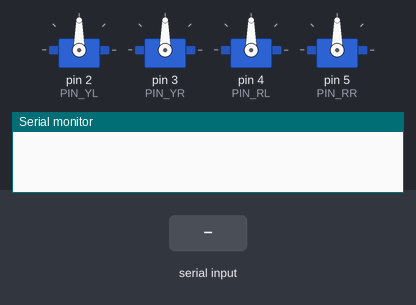
The sketch below on a simulated Arduino Nano, built with avr-gcc and run on an emulated ATmega328P. Parts: 4 × servo, the last lines printed to the serial monitor. Inputs (shaded band) come from the test bench.

Above: at 1.7 s.
1.8 s: "7\n" received over the second serial link
At 2.29 s:
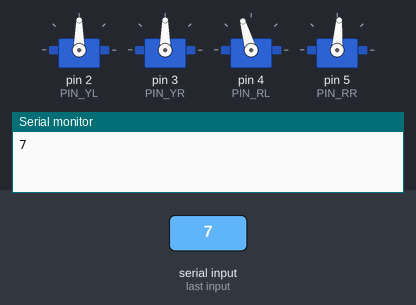
4.2 s: "1\n" received over the second serial link
At 5.3 s:
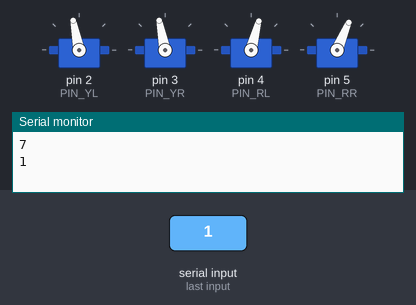
7.2 s: "2\n" received over the second serial link
At 9.2 s:
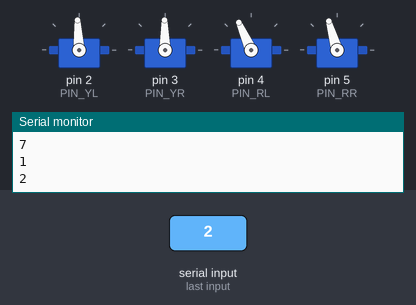
16.2 s: "3\n" received over the second serial link
At 16.7 s:
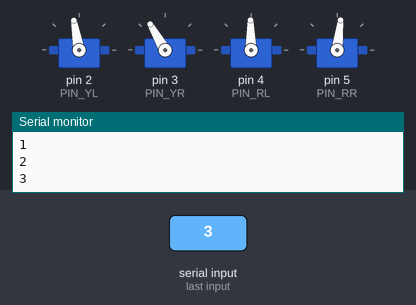
22.2 s: "4\n" received over the second serial link
25.2 s: "5\n" received over the second serial link
Timing chart, 0 to 29.2 s (numbered marks = the images above; inputs shaded):
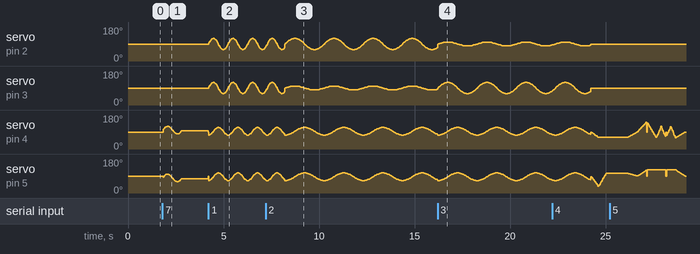

The sketch:

otto-2-ble.ino
```cpp
#include "Otto2.h"
Otto2 otto2;


#include <SoftwareSerial.h>
SoftwareSerial BTserial(10, 11);

  #define PIN_YL 2 //servo[0]
  #define PIN_YR 3 //servo[1]
  #define PIN_RL 4 //servo[2]
  #define PIN_RR 5 //servo[3]


void setup(){
  Serial.begin(9600);
  BTserial.begin(9600);
  otto2.init(PIN_YL,PIN_YR,PIN_RL,PIN_RR);
  otto2.home();
  /*
  otto2.walk();
  otto2.jump();
  otto2.turn();
  otto2.bend();
  otto2.shakeLeg();
  otto2.updown();
  otto2.swing();
  otto2.tiptoeSwing();
  otto2.jitter();
  otto2.ascendingTurn();
  otto2.moonwalker();
  otto2.crusaito();
  otto2.flapping();
  otto2.home();
    */
  }

// TEMPO: 121 BPM
int t=495;
double pause=0;
char data;
void loop()
{
   if(BTserial.available() > 0)  // Send data only when you receive data:
  {
    data = BTserial.read();      //Read the incoming data and store it into variable data
    Serial.print(data);        //Print Value inside data in Serial monitor
    Serial.print("\n");        //New line
    if(data == '0')            //Checks whether value of data is equal to 1
   {
      otto2.home();
   }
    else if(data == '1')       //Checks whether value of data is equal to 0
    {
      otto2.walk();
    }
    else if(data == '2')       //Checks whether value of data is equal to 0
    {
      otto2.turn();
    }
    else if(data == '3')       //Checks whether value of data is equal to 0
    {
      otto2.turn(4,2000,RIGHT);
    }
    else if(data == '4')       //Checks whether value of data is equal to 0
    {
      otto2.bend();

    }
      else if(data == '5')       //Checks whether value of data is equal to 0
    {
      otto2.shakeLeg();

    }
      else if(data == '6')       //Checks whether value of data is equal to 0
    {
      otto2.updown();

    }
    else if(data == '7')       //Checks whether value of data is equal to 0
    {
      otto2.swing();

    }
    else if(data == '8')       //Checks whether value of data is equal to 0
    {
      otto2.tiptoeSwing();

    }
    else if(data == '9'){
      otto2.jitter();

    }
    else if(data == 'a'){
      otto2.ascendingTurn();

    }
    else if(data == 'b'){
      otto2.moonwalker();

    }
    else if(data == 'c'){
      otto2.crusaito();

    }
    else if(data == 'd'){
       otto2.flapping();
    }
    else if(data == 'e'){
      otto2.jump();
    }
  }

}
```

Oscillator.cpp
```cpp
// (licence header left out)
#if defined(ARDUINO) && ARDUINO >= 100
  #include "Arduino.h"
#else
  #include "WProgram.h"
  #include <pins_arduino.h>
#endif
#include "Oscillator.h"
#include "ServoTimer2.h"

//-- This function returns true if another sample
//-- should be taken (i.e. the TS time has passed since
//-- the last sample was taken
bool Oscillator::next_sample()
{

  //-- Read current time
  _currentMillis = millis();

  //-- Check if the timeout has passed
  if(_currentMillis - _previousMillis > _TS) {
    _previousMillis = _currentMillis;

    return true;
  }

  return false;
}

//-- Attach an oscillator to a servo
//-- Input: pin is the arduino pin were the servo
//-- is connected
void Oscillator::attach(int pin, bool rev)
{
  //-- If the oscillator is detached, attach it.
  if(!_servo.attached()){

    //-- Attach the servo and move it to the home position
      _servo.attach(pin);
      _servo.write(90);

      //-- Initialization of oscilaltor parameters
      _TS=30;
      _T=2000;
      _N = _T/_TS;
      _inc = 2*M_PI/_N;

      _previousMillis=0;

      //-- Default parameters
      _A=45;
      _phase=0;
      _phase0=0;
      _O=0;
      _stop=false;

      //-- Reverse mode
      _rev = rev;
  }

}

//-- Detach an oscillator from his servo
void Oscillator::detach()
{
   //-- If the oscillator is attached, detach it.
  if(_servo.attached())
        _servo.detach();

}

/*************************************/
/* Set the oscillator period, in ms  */
/*************************************/
void Oscillator::SetT(unsigned int T)
{
  //-- Assign the new period
  _T=T;

  //-- Recalculate the parameters
  _N = _T/_TS;
  _inc = 2*M_PI/_N;
};

/*******************************/
/* Manual set of the position  */
/******************************/

void Oscillator::SetPosition(int position)
{
  _servo.write(position+_trim);
};


/*******************************************************************/
/* This function should be periodically called                     */
/* in order to maintain the oscillations. It calculates            */
/* if another sample should be taken and position the servo if so  */
/*******************************************************************/
void Oscillator::refresh()
{

  //-- Only When TS milliseconds have passed, the new sample is obtained
  if (next_sample()) {

      //-- If the oscillator is not stopped, calculate the servo position
      if (!_stop) {
        //-- Sample the sine function and set the servo pos
         _pos = round(_A * sin(_phase + _phase0) + _O);
	       if (_rev) _pos=-_pos;
         _servo.write(_pos+90+_trim);
      }

      //-- Increment the phase
      //-- It is always increased, even when the oscillator is stop
      //-- so that the coordination is always kept
      _phase = _phase + _inc;

  }
}
```

Oscillator.h
```cpp
// (licence header left out)
#ifndef Oscillator_h
#define Oscillator_h

#include "ServoTimer2.h"

//-- Macro for converting from degrees to radians
#ifndef DEG2RAD
  #define DEG2RAD(g) ((g)*M_PI)/180
#endif

class Oscillator
{
  public:
    Oscillator(int trim=0) {_trim=trim;};
    void attach(int pin, bool rev =false);
    void detach();

    void SetA(unsigned int A) {_A=A;};
    void SetO(unsigned int O) {_O=O;};
    void SetPh(double Ph) {_phase0=Ph;};
    void SetT(unsigned int T);
    void SetTrim(int trim){_trim=trim;};
    int getTrim() {return _trim;};
    void SetPosition(int position);
    void Stop() {_stop=true;};
    void Play() {_stop=false;};
    void Reset() {_phase=0;};
    void refresh();

  private:
    bool next_sample();

  private:
    //-- Servo that is attached to the oscillator
    ServoTimer2 _servo;

    //-- Oscillators parameters
    unsigned int _A;  //-- Amplitude (degrees)
    unsigned int _O;  //-- Offset (degrees)
    unsigned int _T;  //-- Period (miliseconds)
    double _phase0;   //-- Phase (radians)

    //-- Internal variables
    int _pos;         //-- Current servo pos
    int _trim;        //-- Calibration offset
    double _phase;    //-- Current phase
    double _inc;      //-- Increment of phase
    double _N;        //-- Number of samples
    unsigned int _TS; //-- sampling period (ms)

    long _previousMillis;
    long _currentMillis;

    //-- Oscillation mode. If true, the servo is stopped
    bool _stop;

    //-- Reverse mode
    bool _rev;
};

#endif
```

Otto2.h
```cpp
#ifndef Otto2_h
#define Otto2_h
#include "ServoTimer2.h"
#include "Oscillator.h"

//-- Constants
#define FORWARD     1
#define BACKWARD    -1
#define LEFT        1
#define RIGHT       -1
#define SMALL       5
#define MEDIUM      15
#define BIG         30

#define PIN_Buzzer  10
#define PIN_Trigger 8
#define PIN_Echo    9
#define PIN_NoiseSensor A6

class Otto2{
  public:

  void init(int YL, int YR, int RL, int RR);
  //-- Attach & detach functions
  void attachServos();
  void detachServos();
   void oscillateServos(int A[4], int O[4], int T, double phase_diff[4], float cycle);
  void _moveServos(int time, int  servo_target[]);
  void home();
    bool getRestState();
    void setRestState(bool state);

    //-- Predetermined Motion Functions
    void jump(float steps=1, int T = 2000);

    void walk(float steps=4, int T=1000, int dir = FORWARD);
    void turn(float steps=4, int T=2000, int dir = LEFT);
    void bend (int steps=1, int T=1400, int dir=LEFT);
    void shakeLeg (int steps=1, int T = 2000, int dir=RIGHT);

    void updown(float steps=1, int T=1000, int h = 20);
    void swing(float steps=1, int T=1000, int h=20);
    void tiptoeSwing(float steps=1, int T=900, int h=20);
    void jitter(float steps=1, int T=500, int h=20);
    void ascendingTurn(float steps=1, int T=900, int h=20);

    void moonwalker(float steps=1, int T=900, int h=20, int dir=LEFT);
    void crusaito(float steps=1, int T=900, int h=20, int dir=FORWARD);
    void flapping(float steps=1, int T=1000, int h=20, int dir=FORWARD);
  private:
    unsigned long final_time;
    unsigned long partial_time;
    int servo_pins[4];
    Oscillator servo[4];
    int servo_position[4];
    float increment[4];
    int pinBuzzer;
    bool isOttoResting;

    void _execute(int A[4], int O[4], int T, double phase_diff[4], float steps);
  };

#endif
```

Source omitted: Otto2.cpp (13772 bytes)
